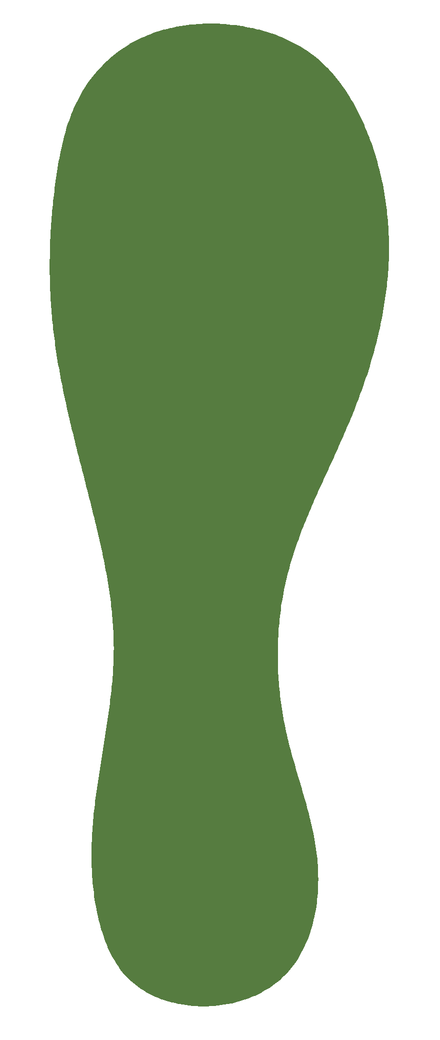
#> input picture Palmilha3D/exemplo.png, 440 x 1040 px
$ python -i backup-core-before-plantar-envelope-20261018.py   (imports and definitions only)
#> lines starting #> are read from the running program, lines starting #| are printed output that depends on the picture; after the words box and inside, x2 and y2 are one past the last pixel; in counts of white or black regions, pixels touching at a corner belong together
#> further down, picture is the input picture: PIL image 440x1040 RGB; mean R, G, B 168.8, 188.2, 157.6
"""Contorno suave, triangulação restrita e STL em milímetros."""
import struct
import re
import cv2
import numpy as np
from PIL import Image, ImageDraw, ImageOps
from scipy.ndimage import distance_transform_edt, gaussian_filter1d, map_coordinates
import triangle


def largest_component(mask):
    n, labels, stats, _ = cv2.connectedComponentsWithStats(mask.astype('uint8'), 8)
    return labels == (1 + np.argmax(stats[1:, cv2.CC_STAT_AREA])) if n > 1 else np.zeros_like(mask, dtype=bool)


def extract_mask(image, tolerance=45, polygon=None):
#> called with tolerance = 45
    if not np.isfinite(tolerance) or not 0 <= tolerance <= 441:
        raise ValueError('A tolerância deve estar entre 0 e 441.')
    im = ImageOps.exif_transpose(image).convert('RGBA')
    im.thumbnail((900, 900), Image.Resampling.LANCZOS)
#> im: PIL image 381x900 RGBA
    if polygon:
        m = Image.new('L', im.size)
        ImageDraw.Draw(m).polygon([(x*im.width,y*im.height) for x,y in polygon], fill=255)
        mask = np.asarray(m) > 0
    else:
        a = np.asarray(im)
        if (a[:,:,3] < 128).any():
            mask = a[:,:,3] > 128
        else:
            rgb = a[:,:,:3].astype(np.float32)
            corners = np.concatenate([rgb[:5,:5].reshape(-1,3),rgb[:5,-5:].reshape(-1,3),rgb[-5:,:5].reshape(-1,3),rgb[-5:,-5:].reshape(-1,3)])
#> corners = 100 rows, first 8: [255, 255, 255], [255, 255, 255], [255, 255, 255], [255, 255, 255], [255, 255, 255], [255, 255, 255], [255, 255, 255], [255, 255, 255]
            mask = np.linalg.norm(rgb-np.median(corners,axis=0),axis=2) > tolerance
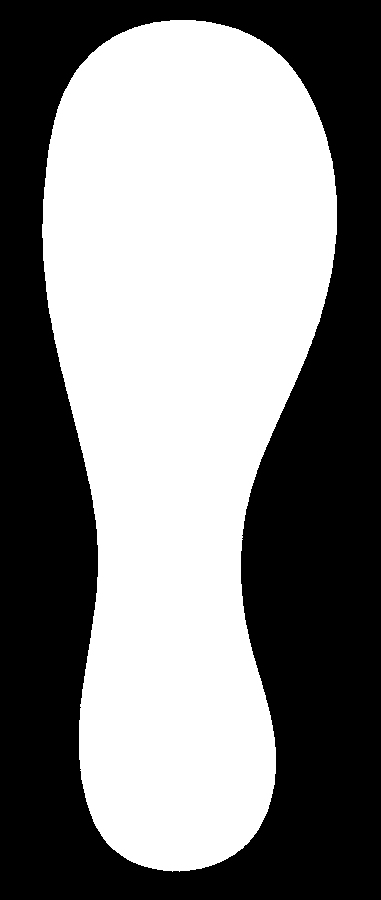
#> mask: shape (900, 381) bool; 51.2% white; 1 black region, box (x1, y1, x2, y2) and area: (0, 0, 381, 900) 167279
    mask = largest_component(mask)
#> in largest_component, `n, labels, stats, _ = cv2.connectedComponentsWithStats(mask.astype('ui..`: labels: shape (900, 381) int32; values 0 (black) and 1 (white), 51.2% white; 1 black region
#> in largest_component, `n, labels, stats, _ = cv2.connectedComponentsWithStats(mask.astype('ui..`: n = 2; stats = [[0, 0, 381, 900, 167279], [42, 20, 295, 852, 175621]]
    if mask.sum() < 80:
        raise ValueError('Contorno não encontrado. Ajuste a tolerância ou marque manualmente.')
    contours, _ = cv2.findContours(mask.astype('uint8'), cv2.RETR_EXTERNAL, cv2.CHAIN_APPROX_NONE)
#> contours = 1 contour; box (x1, y1, x2, y2) and area: (42, 20, 337, 872) 174666
    filled = np.zeros_like(mask, dtype='uint8')
    cv2.drawContours(filled, [max(contours,key=cv2.contourArea)], -1, 1, cv2.FILLED)
    ys,xs = np.where(filled)
    mask = filled[ys.min():ys.max()+1,xs.min():xs.max()+1].astype(bool)
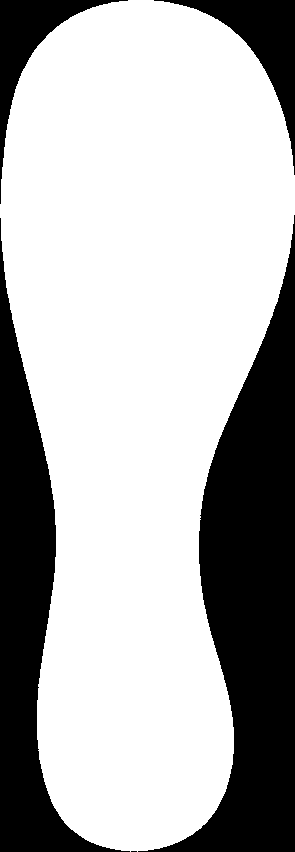
#> mask: shape (852, 295) bool; 69.9% white; 5 black regions (1 under 20 px), largest, box (x1, y1, x2, y2) and area: (138, 215, 295, 852) 40893, (0, 218, 130, 852) 24325, (154, 0, 295, 175) 5657, (0, 0, 128, 204) 4838
    return np.rot90(mask) if mask.shape[1] > mask.shape[0] else mask


# [242 lines left out: functions smooth_outline, build_mesh, save_stl, mirror_mesh, load_stl, normalize_foot_scan and 3 more, not called in this run]

>>> from PIL import Image
>>> picture = Image.open('exemplo.png')
>>> result = extract_mask(picture)
